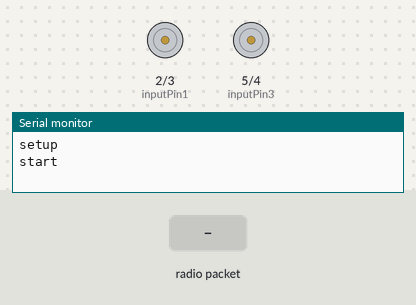
Recording of a sketch running on a simulated Arduino Uno, built with avr-gcc and run on an emulated ATmega328P. Parts: motor-driver pin pairs drawn as motors (green arrow = first pin HIGH = forward, orange = second pin HIGH = backward, longer = more drive), the last lines printed to the serial monitor. The test bench sets the inputs (shaded band). No radio packets arrive unless stated.

Above: at 1.2 s.
1.3 s: radio packet "1" arrives
At 2.5 s:
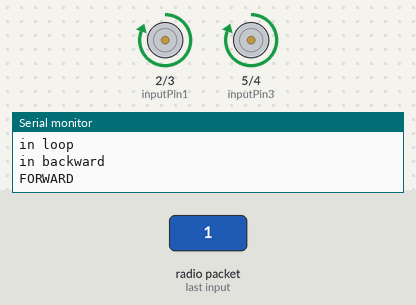
2.8 s: radio packet "3" arrives
At 4.0 s:
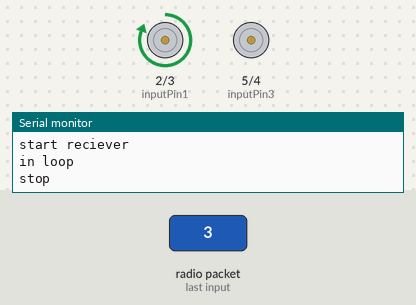
4.3 s: radio packet "0" arrives
At 5.3 s:
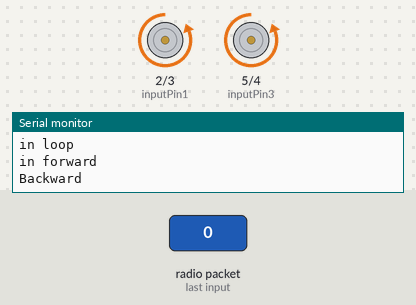
5.8 s: radio packet "2" arrives
At 6.6 s:
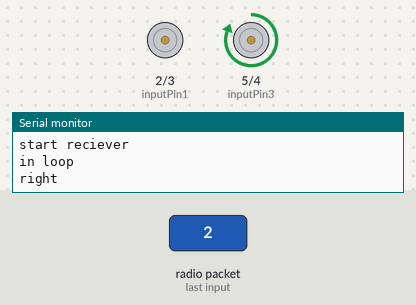
Timing chart, 0 to 8.3 s (numbered marks = the images above; inputs shaded):
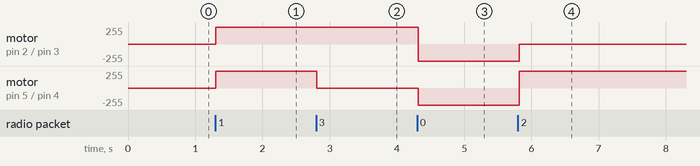

Measured:
- after the input at 1.3 s, motor on pin 2 (inputPin1) / pin 3 (inputPin2), motor on pin 5 (inputPin3) / pin 4 (inputPin4): stopped → forward 255/255 at once
- after the input at 2.8 s, motor on pin 5 (inputPin3) / pin 4 (inputPin4): forward 255/255 → stopped at once
- after the input at 4.3 s, motor on pin 2 (inputPin1) / pin 3 (inputPin2): forward 255/255 → backward 255/255 at once; motor on pin 5 (inputPin3) / pin 4 (inputPin4): stopped → backward 255/255 at once
- after the input at 5.8 s, motor on pin 2 (inputPin1) / pin 3 (inputPin2): backward 255/255 → stopped at once; motor on pin 5 (inputPin3) / pin 4 (inputPin4): backward 255/255 → forward 255/255 at once

The sketch:

final_salve.ino
```cpp
#include <VirtualWire.h>

//const int datain = 12;
int state =0;
const int inputPin1 =2;    // Pin 15 of L293D IC
const int inputPin2 =3;
const int inputPin3 =5;
const int inputPin4 =4;
void setup()
{
   Serial.begin(9600);
   Serial.println("setup");
    vw_set_ptt_inverted(true);
    vw_set_rx_pin(12);
    vw_setup(2000);
    vw_rx_start();
    Serial.println("start");
    pinMode(2, OUTPUT);
    pinMode(3, OUTPUT);
    pinMode(5, OUTPUT);
    pinMode(4, OUTPUT);
}


void loop()
{
  vw_wait_rx();
  uint8_t buf[VW_MAX_MESSAGE_LEN];
    uint8_t buflen = VW_MAX_MESSAGE_LEN;
    Serial.println("start reciever");
    if (vw_get_message(buf, &buflen))
    {
      Serial.println("in loop");

      if(buf[0]=='1')
      {
        forward();
    Serial.println("FORWARD");
    delay(600);
      }
       if(buf[0]=='3')
      {
        stops();
    Serial.println("stop");
    delay(600);
      }
      if(buf[0]=='0')
      {
       backward() ;
       Serial.println("Backward");
       delay(600);
      }
      if(buf[0]=='4')
      {
       left() ;
       Serial.println("left");
       delay(600);
      }
      if(buf[0]=='2')
      {
       right() ;
       Serial.println("right");
       delay(600);
      }

      }

  // put your main code here, to run repeatedly:

}
void backward()
{
  Serial.println("in forward");
   digitalWrite(2, LOW);
    digitalWrite(3,HIGH);
    digitalWrite(5,LOW);
    digitalWrite(4,HIGH);
}
void forward()
{
  Serial.println("in backward");
   digitalWrite(2, HIGH);
    digitalWrite(3,LOW);
    digitalWrite(5,HIGH);
    digitalWrite(4,LOW);
}
void stops()
{
   digitalWrite(3, LOW);
    digitalWrite(4,LOW);
    digitalWrite(5,LOW);
    digitalWrite(6,LOW);
}
void left()
{
   digitalWrite(2, HIGH);
    digitalWrite(3,LOW);
    digitalWrite(5,LOW);
    digitalWrite(4,LOW);
}
void right()
{
   digitalWrite(2, LOW);
    digitalWrite(3,LOW);
    digitalWrite(4,LOW);
    digitalWrite(5,HIGH);
}
```
